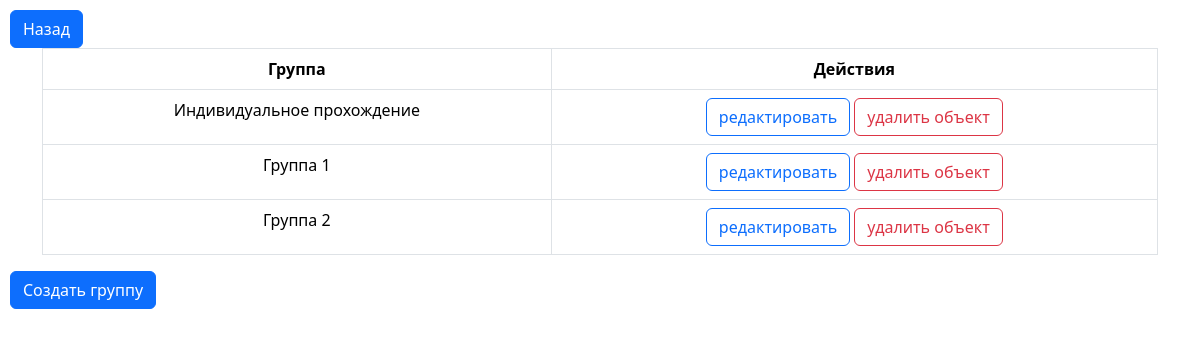
The app's page /local_admin/groups/ (signed in), older data.
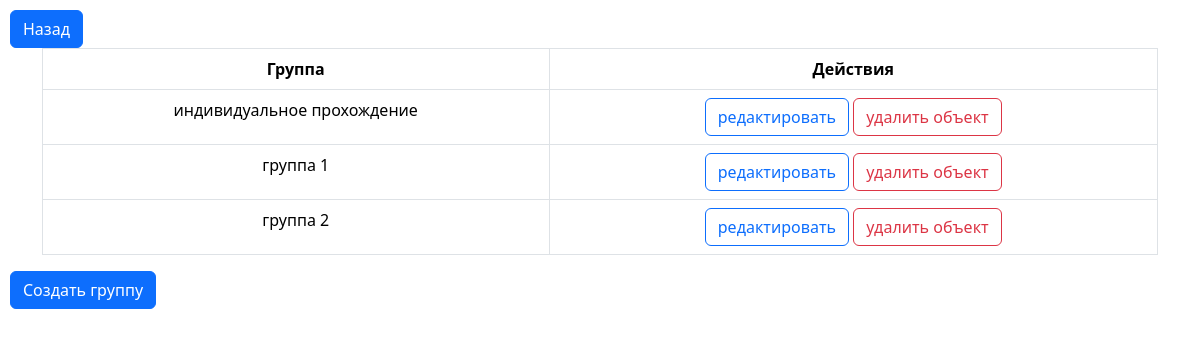
The same page, newer data.
### questionnaire/models.py (models this page shows, shortened)
class Group(models.Model):
    title = models.CharField(max_length=50)
    users = models.ManyToManyField(User, blank=True)
    show_results = models.BooleanField(default=True)
    num_competences_displayed = models.IntegerField(default=5)

### questionnaire/views.py (the view)
# urls.py: path('local_admin/groups/', views.group_list, name='group_list'),
@login_required
def group_list(request):
    groups = Group.objects.all()
    return render(request, 'groups/group_list.html', {'groups': groups})

### templates/groups/group_list.html (shortened to what this page needs)
{% load static %}
<!DOCTYPE html>
<html>
<head>
    <link rel="stylesheet" type="text/css" href="{% static 'css/bootstrap.min.css' %}">
    <link rel="stylesheet" type="text/css" href="{% static 'css/styles.css' %}">
    <link href="https://cdn.jsdelivr.net/npm/bootstrap@5.3.2/dist/css/bootstrap.min.css" rel="stylesheet">
</head>
<body>
<a href="{% url 'mini_admin'%}" class="btn btn-primary">Назад</a>
<div class="container text-center">
  <table class="table table-bordered">
    <thead>
      <tr>
        <th>Группа</th>
        <th>Действия</th>
      </tr>
    </thead>
    <tbody>
      {% for group in groups %}
      <tr>
        <td>{{ group.title }}</td>
        <td>
          <a href="{% url 'group_update' group.id %}" class="btn btn-outline-primary">редактировать</a>
          <a href="{% url 'group_delete' group.id %}" class="btn btn-outline-danger">удалить объект</a>
        </td>
      </tr>
      {% empty %}
      <tr>
        <td colspan="2">No groups found.</td>
      </tr>
      {% endfor %}
    </tbody>
  </table>
</div>
  <a href="{% url 'group_create' %}" class="btn btn-primary">Создать группу</a>
</body>
</html>

Row changes from the older to the newer data that the page shows:
changed Group: title "Индивидуальное прохождение" → "индивидуальное прохождение"
changed Group: title "Группа 1" → "группа 1"
changed Group: title "Группа 2" → "группа 2"
